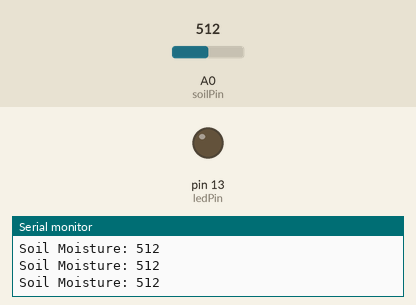
Simulated run of this sketch. Board: Arduino Uno, built with avr-gcc and run on an emulated ATmega328P. Shown: output pins drawn as LEDs (lit = HIGH), the last lines printed to the serial monitor. The test bench sets the inputs (shaded band); at power-on: A0 (soilPin) = 512.

Above: at 1.3 s.
1.4 s: A0 (soilPin) set to 487
At 1.9 s:
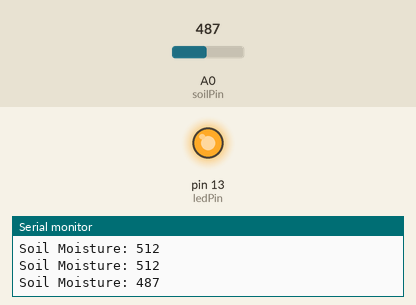
3.0 s: A0 (soilPin) set to 510
At 4.2 s:
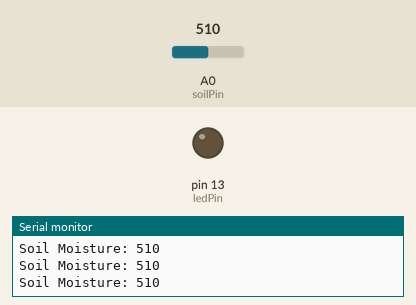
4.5 s: A0 (soilPin) set to 490
At 5.5 s:
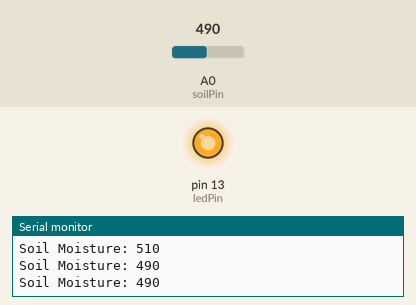
Timing chart, 0 to 7.5 s (numbered marks = the images above; inputs shaded):
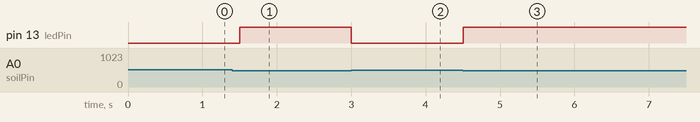

The sketch:

code__2_.ino
```cpp
int soilPin = A0;
int ledPin = 13;

void setup()
{
  pinMode(ledPin, OUTPUT);
  Serial.begin(9600);
}

void loop()
{
  int moisture = analogRead(soilPin);
  Serial.print("Soil Moisture: ");
  Serial.println(moisture);

  if (moisture < 500)
  {
    // Soil is dry
    digitalWrite(ledPin, HIGH);
  }
  else
  {
    // Soil is wet
    digitalWrite(ledPin, LOW);
  }

  delay(500);
}
```

Measured:
- the behaviour switches between 500 and 499 on A0 (soilPin) (found by bisection; images 0 and 1)
- after the input at 1.4 s, pin 13 (ledPin): LOW → HIGH after 0.10 s
- after the input at 3.0 s, pin 13 (ledPin): HIGH → LOW at once
- after the input at 4.5 s, pin 13 (ledPin): LOW → HIGH at once
